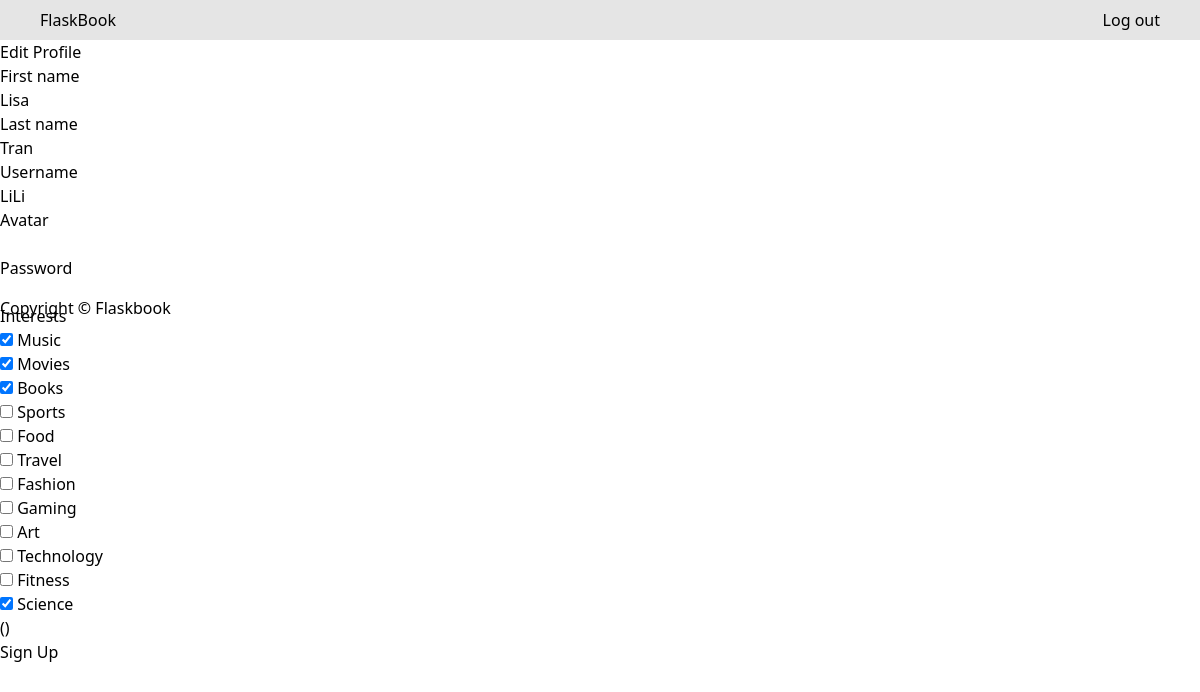
Page /LiLi/profile/edit on the committed database.
### flaskbook_app/models.py (models this page shows, shortened)
class User(UserMixin, db.Model):
    id = db.Column(db.Integer, primary_key=True)
    username = db.Column(db.String(20), unique=True, nullable=False)
    password = db.Column(db.String(200), nullable=False)
    first_name = db.Column(db.String(40), nullable=False)
    last_name = db.Column(db.String(40), nullable=False)
    created_at = db.Column(db.DateTime, default=datetime.utcnow, nullable=False)
    user_interests = db.relationship('UserInterest', backref='user', lazy=True)
    avatar = db.Column(db.String(255), default='https://t4.ftcdn.net/jpg/00/64/67/63/360_F_64676383_LdbmhiNM6Ypzb3FM4PPuFP9rHe7ri8Ju.jpg')
    followed = db.relationship(
        'Follow',
        foreign_keys=[Follow.follower_id],
        backref='follower',
        lazy='dynamic',
    )
    followers = db.relationship(
        'Follow',
        foreign_keys=[Follow.followed_id],
        backref='followed',
        lazy='dynamic',
    )

### flaskbook_app/main/routes.py (the view, shortened to what this page needs)
@main.route("/<username>/profile/edit")
def edit_profile(username):
    user = User.query.filter_by(username=username).first_or_404()
    form = SignUpForm(obj=user)
    default_interests = []
    for user_interest in user.user_interests:
        default_interests.append(user_interest.interest.id)
    return render_template('edit_profile.html', form=form, default_interests=default_interests)

### flaskbook_app/auth/forms.py (shortened to what this page needs)
class SignUpForm(FlaskForm):
    first_name = StringField('First name', validators=[DataRequired(),Length(min=3, max=50)])
    last_name = StringField('Last name', validators=[DataRequired(), Length(min=1, max=50)])
    username = StringField('Username',
        validators=[DataRequired(), Length(min=3, max=50)])
    avatar = StringField('Avatar')
    password = PasswordField('Password', validators=[DataRequired()])
    interests = SelectMultipleField('Interests', choices=[(interest.id, interest.name) for interest in Interest.query.all()], widget=widgets.ListWidget(prefix_label=False), option_widget=widgets.CheckboxInput(), coerce=int)
    submit = SubmitField('Sign Up')

### flaskbook_app/templates/edit_profile.html (shortened to what this page needs)
{% extends 'base.html' %} {% block content %}
<section class="h-64 w-60">
  <h1>Edit Profile</h1>
  <form method="POST">
    <div class="form-group">
      {{ form.first_name.label(class="form-label") }} {{ form.first_name(class="form-control") }}
    </div>
    <div class="form-group">
      {{ form.last_name.label(class="form-label") }} {{ form.last_name(class="form-control") }}
    </div>
    <div class="form-group">
      {{ form.username.label(class="form-label") }} {{ form.username(class="form-control") }}
    </div>
    <div class="form-group">
      {{ form.avatar.label(class="form-label") }} {{ form.avatar(class="form-control") }}
    </div>
    <div class="form-group">
      {{ form.password.label(class="form-label") }} {{ form.password(class="form-control") }}
    </div>
    <div class="form-group">
      {{ form.interests.label(class="form-control-label") }} {% for option in form.interests %}
      <div class="form-check">
        {{ option(class_="form-check-input", checked=option.data in default_interests) }} {{
        option.label(class_="form-check-label") }}
      </div>
      {% endfor %} {{ form.interests.errors }}
    </div>
    <div class="form-group">{{ form.submit(class="btn btn-primary") }}</div>
  </form>
</section>
{% endblock %}

### rows in the picture
User: first_name "Lisa", last_name "Tran", username "LiLi"

### other values in the picture
{{ option.label(class_="form-check-label") }} "Music" "Movies" "Books" "Sports" "Food" "Travel" "Fashion" "Gaming" "Art" "Technology" "Fitness" "Science"
